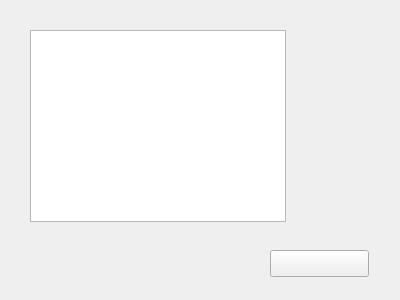
<?xml version="1.0" encoding="UTF-8"?>
<ui version="4.0">
 <class>Form_NowDate</class>
 <widget class="QWidget" name="Form_NowDate">
  <property name="geometry">
   <rect>
    <x>0</x>
    <y>0</y>
    <width>400</width>
    <height>300</height>
   </rect>
  </property>
  <property name="windowTitle">
   <string>Form</string>
  </property>
  <widget class="QTableWidget" name="nowdate">
   <property name="geometry">
    <rect>
     <x>30</x>
     <y>30</y>
     <width>256</width>
     <height>192</height>
    </rect>
   </property>
  </widget>
  <widget class="QPushButton" name="ESC">
   <property name="geometry">
    <rect>
     <x>270</x>
     <y>250</y>
     <width>99</width>
     <height>27</height>
    </rect>
   </property>
   <property name="text">
    <string/>
   </property>
  </widget>
 </widget>
 <resources/>
 <connections/>
</ui>
